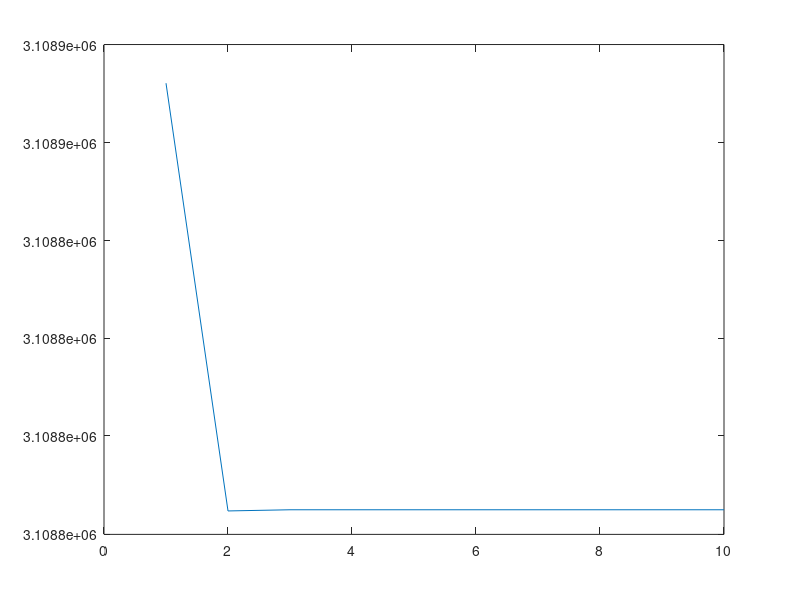

Recreate this plot in MATLAB.
clear variables;
close all;


%finding the plenum total pressure from a given mass flow rate fraction

%physical properties
R = 287.058; %[Joules/(kg.K)]
cp = 1121; %[Joules/(kg.K)]
cv = 834; %[Joules/(kg.K)]
gamma = cp/cv;

p_w = 3085900;

coolant_ratio = 0.008;

T_0C = 300;

m_dot_main = 120;

m_dot_coolant = m_dot_main*coolant_ratio;

plenum_area = 7.4993e-4;

zeta_p = 0.7;

A = 2*(gamma-1)/gamma;
B = p_w^((gamma-1)/gamma);
C = (1-gamma)/gamma;
D = m_dot_coolant^2/( plenum_area^2*p_w^(2/gamma)*( 2*gamma/(R*T_0C*(gamma-1)) ) );

%iteratively solve for the plenum total pressure

size = 10;

%array to store and plot the convergence for both possible methods
array = zeros(size,1);

%initial guess
p_0c = p_w;

for i = 1:size
   p_0c = ( (1/B)*( 1 - D/(p_0c^A) ) )^(1/C);
   array(i,1) = p_0c;
end

ratio_of_coolant_to_main_tp = p_0c/p_w;



%to find the correct plenum total pressure
p_0cp = ( p_0c - zeta_p*p_w )/( 1 - zeta_p );


ratio_of_plenum_to_main_tp = p_0cp/p_w;



figure(1)
plot(array(:,1))


